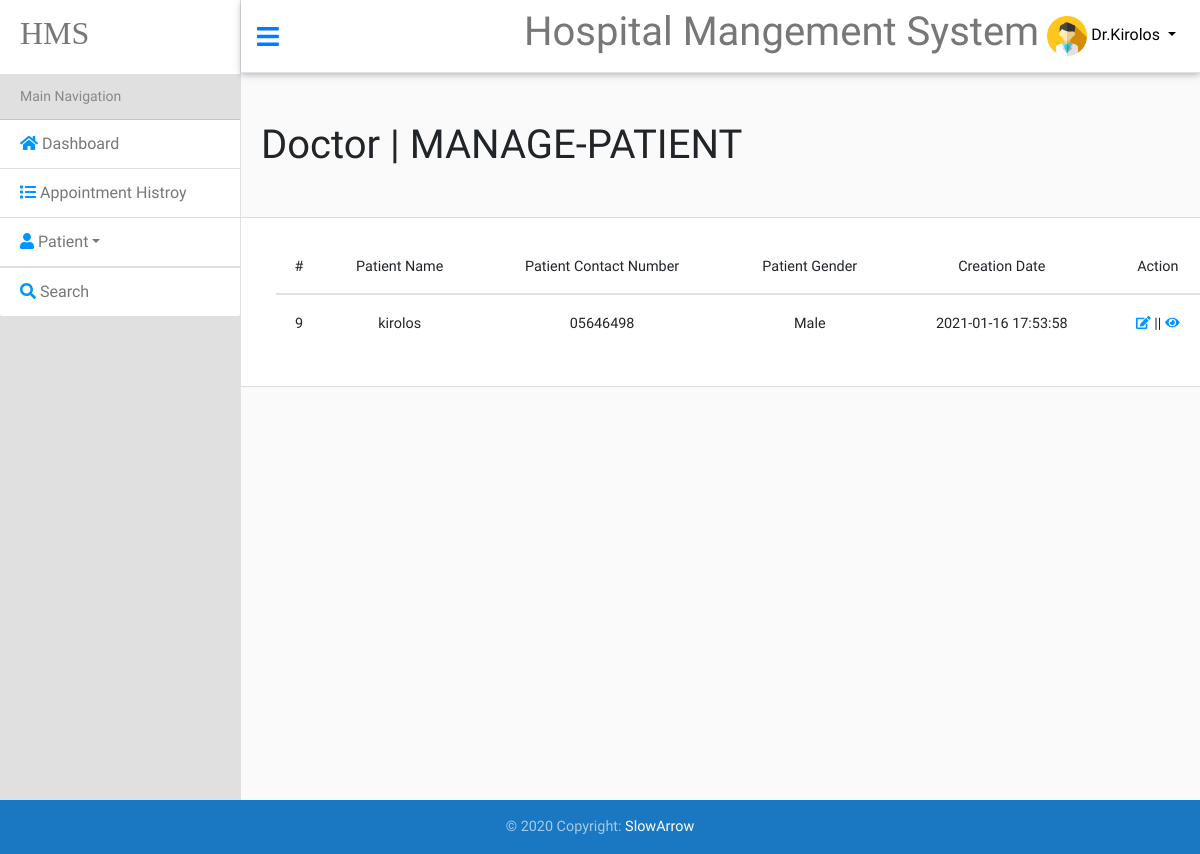
The app's page /System/Doctor/Manage-Patient.php (signed in) with its own data.
### tables this page shows
CREATE TABLE `patients` (
  `ID` int(11) NOT NULL,
  `Doc_ID` int(11) NOT NULL,
  `Patient_Name` varchar(255) NOT NULL,
  `Patient_Contact` varchar(255) NOT NULL,
  `Patient_Email` varchar(255) NOT NULL,
  `Patient_Gender` tinyint(1) NOT NULL,
  `Patient_Address` varchar(255) NOT NULL,
  `Patient_Age` int(11) NOT NULL,
  `Patient_mHistory` text NOT NULL,
  `Creation_Date` datetime NOT NULL
);

### System/Class/Helper.php (called while the page is built, shortened)
<?php
    class Helper{
        public function getPageName(){
            $curPageName = substr($_SERVER["SCRIPT_NAME"],strrpos($_SERVER["SCRIPT_NAME"],"/")+1);
            $curPageName = substr($curPageName,0,strpos($curPageName,"."));
            return $curPageName;
        }
    }
    $helper = new Helper();
?>

### System/Doctor/Database/Connection.php (called while the page is built, shortened)
<?php
    class Connection{
        function __construct($dbName = "Hospital_Mangement_System", $host = "localhost", $username = 'root', $pass = 'root', $options = []){
            try{
                $this->con = new PDO("mysql:host={$host};dbname={$dbName};charset=utf8",$username,$pass,$options);
            } catch(PDOException $e){
                throw new Exception($e->getMessage());
            }
        }
    }
?>

### System/Class/Patient.php (called while the page is built, shortened)
<?php
    require_once 'Database/Database.php';
    class Patient extends Database{
        public function getAllData($docID){
            $sql = 'SELECT * FROM Patients WHERE Doc_ID = ?';
            return $this->getRows($sql,[$docID]);
        }
    }
    $patient = new Patient();
?>

### System/Class/Doctor.php (called while the page is built, shortened)
<?php
    require_once "Database/Database.php";
    class Doctor extends Database{
        public function getData($Name){
            $sql = "SELECT * FROM doctors WHERE Name = ?";
            return $this->getRow($sql,[$Name]);
        }
    }
    $doc = new Doctor();
?>

### System/Doctor/Database/Database.php (called while the page is built, shortened)
<?php
    require_once "Connection.php";
    class Database extends Connection{
        public function getRow($sql,$para = []){
            try{
                $stmt = $this->con->prepare($sql);
                $stmt->execute($para);
                return $stmt->fetch();
            } catch(PDOException $e){
                throw new Exception($e->getMessage());
            }
        }
        public function getRows($sql,$para=[]){
            try{
                $stmt = $this->con->prepare($sql);
                $stmt->execute($para);
                return $stmt->fetchAll();
            } catch(PDOException $e){
                throw new Exception($e->getMessage());
            }
        }
    }

### System/Doctor/Manage-Patient.php (the view, shortened to what this page needs)
<?php
        include "init.php";
        if(isset($_SESSION['Doctor'])){
            include "../Class/Patient.php";
            include "../Class/Doctor.php";
            $DocID = $doc->getData($_SESSION['Doctor'])['ID'];
            $page = isset($_GET['page']) ? $_GET['page'] : -1;
            if($page == 'edit'){
                $id = isset($_GET['id']) ? intval($_GET['id']) : -1;
                if(!$patient->getSpecificData($id)){
                    echo "<h1 class='text-center' style='font-size:55px'>Error 404 :(</h1>";
                    $helper->redirect("Dashboard.php",2);
                }
                $patientData = $patient->getSpecificData($id);
                if($_SERVER["REQUEST_METHOD"]=="POST"){
                    if(empty($_POST['pname'])){
                        $pMsg = "Patient Name Mustn't Be Empty";
                        $formError[]= 'pname';
                    }
                    if(empty($_POST['cnumber'])){
                        $cnumMsg = "Contact Number Mustn't Be Empty";
                        $formError[]= 'cnumber';
                    }
                    if(empty($_POST['email'])){
                        $emailMsg = "Email Mustn't Be Empty";
                        $formError[]= 'Email';
                    }
                    if(empty($_POST['address'])){
                        $addressMsg = "Address Mustn't Be Empty";
                        $formError[]= 'address';
                    }
                    if(empty($_POST['age'])){
                        $ageMsg = "Age Mustn't Be Empty";
                        $formError[]= 'age';
                    }
                    if(empty($formError)){
                        $pname      = filter_var($_POST['pname'],FILTER_SANITIZE_STRING);
                        $coNum      = filter_var($_POST['cnumber'],FILTER_SANITIZE_NUMBER_INT);
                        $age        = filter_var($_POST['age'],FILTER_SANITIZE_NUMBER_FLOAT,FILTER_FLAG_ALLOW_FRACTION);
                        $address    = filter_var($_POST['address'],FILTER_SANITIZE_STRING);
                        $gender     = $_POST['gender'];
                        $email      = filter_var($_POST['email'],FILTER_SANITIZE_EMAIL);
                        $mHistroy   = filter_var($_POST['mhistory'],FILTER_SANITIZE_STRING);
                        if($patient->updatePatient($pname,$coNum,$email, $gender, $address, $age, $mHistroy,$id)){
                            $success = true;
                        } else {
                            $emailMsg = "This Email Already Exists";
                        }
                    }
                }
                ?>
                <div class='userPage'>
                <h1>Doctor | <?php echo strtoupper($helper->getPageName()); ?></h1>
                <div class='DashboardBox'>
                    <div class='container'>
                        <div class='EditBox'>
                            <h5>Edit Patient</h5>
                            <form action='<?php echo $_SERVER['PHP_SELF']. "?page=edit&id=$id"; ?>' method='POST'>
                            <?php if(isset($success)) echo "<span style='color:green;font-weight:bold;font-size:17px'>Patient Updated Successfully</span>"; ?>
                            <div class='form-group'>
                                <label for="#pname">Patient Name</label>
                                <input type="text" name='pname' id='pname' class='form-control' value='<?php echo $patientData['Patient_Name']; ?>'>
                                <?php if(isset($pMsg)) echo "<span style='color:red;'>".$pMsg."</span>"; ?>
                            </div>
                            <div class='form-group'>
                                <label for="#cnumber">Patient Contact No.</label>
                                <input type="text" name='cnumber' id='cnumber' class='form-control' value='<?php echo $patientData['Patient_Contact']; ?>'>
                                <?php if(isset($cnumMsg)) echo "<span style='color:red;'>".$cnumMsg."</span>"; ?>
                            </div>
                            <div class='form-group'>
                                <label for="#email">Patient Email</label>
                                <input type="email" name='email' id='email' class='form-control' value='<?php echo $patientData['Patient_Email']; ?>'>
                                <?php if(isset($emailMsg)) echo "<span style='color:red;'>".$emailMsg."</span>"; ?>
                            </div>
                            <label for="Gender">Gender</label>
                            <br>
                            <div class="custom-control custom-radio custom-control-inline">
                                <input <?php if($patientData['Patient_Gender']==0) echo "checked"; ?> type="radio" class="custom-control-input" value='0' id="male" name="gender">
                                <label class="custom-control-label" for="male">Male</label>
                            </div>
                            <div class="custom-control custom-radio custom-control-inline">
                                <input <?php if($patientData['Patient_Gender']==1) echo 'checked'; ?> type="radio" class="custom-control-input" value='1' id="female" name="gender">
                                <label class="custom-control-label" for="female">Female</label>
                            </div>
                            <br>
                            <br>
                            <div class='form-group'>
                                <label for="#address">Patient Address</label>
                                <input type="text" name='address' id='address' class='form-control' value='<?php echo $patientData['Patient_Address']; ?>'>
                                <?php if(isset($addressMsg)) echo "<span style='color:red;'>".$addressMsg."</span>"; ?>
                            </div>
                            <div class='form-group'>
                                <label for="#age">Patient Age</label>
                                <input type="text" name='age' id='age' class='form-control' value='<?php echo $patientData['Patient_Age']; ?>'>
                                <?php if(isset($ageMsg)) echo "<span style='color:red;'>".$ageMsg."</span>"; ?>
                            </div>
                            <div class='form-group'>
                                <label for="#mhistory">Medical History</label>
                                <textarea name='mhistory' id='mhistory' class='form-control' placeholder='Enter Patient Medical History(if any)'><?php echo $patientData['Patient_mHistory']; ?></textarea>
                            </div>
                            <input type='submit' value='Update' class="btn blue-gradient">
                        </form>
                        </div>
                    </div>
                </div>
                </div>
            </div>
                <?php
            } else {
    ?>
        <div class='userPage'>
            <h1>Doctor | <?php echo strtoupper($helper->getPageName()); ?></h1>
            <div class='DashboardBox'>
                <div class='container Appointment'>
                    <div class='table-responsive'>
                    <table class='table table-hover'>
                        <thead>
                            <tr>
                                <th scope='col'>#</th>
                                <th scope='col'>Patient Name</th>
                                <th scope='col'>Patient Contact Number</th>
                                <th scope='col'>Patient Gender</th>
                                <th scope='col'>Creation Date</th>
                                <th scope='col'>Action</th>
                            </tr>
                        </thead>
                        <tbody>
                            <?php
                                foreach($patient->getAllData($DocID) as $data){
                                    $gender = $data['Patient_Gender']==0? 'Male' : 'Female';
                                    echo "<tr>";
                                        echo "<td>".$data['ID']."</td>";
                                        echo "<td>".$data['Patient_Name']."</td>";
                                        echo "<td>".$data['Patient_Contact']."</td>";
                                        echo "<td>".$gender."</td>";
                                        echo "<td>".$data['Creation_Date']."</td>";
                                        echo "<td><a href='?page=edit&id=".$data['ID']."'><i style='color:#0095FF;font-size:13px' class='fa fa-edit'></i></a> || <a href='?page=view&id=".$data['ID']."'><i class='fa fa-eye' style='color:#0095FF;font-size:13px'><i></td>";
                                    echo "</tr>";
                                }
                            ?>
                        </tbody>
                    </table>
                    </div>
                </div>
            </div>
        </div>
    </div>
    </div>
<footer class="page-footer font-small blue">
  <div class="footer-copyright text-center py-3">© 2020 Copyright:
    <a href="https://www.facebook.com/Kirolos.Yossef23" target='_blank'>SlowArrow</a>
  </div>
</footer>
<?php }
    }
    else {
        $helper->redirect("http://127.0.0.1/Hospital%20Mangement%20System/");
    }
    include $tpl . "footer.php";
    ?>

### System/Doctor/Design/Css/style.css (style rules this page uses)
* { font-family: 'Ropa Sans', sans-serif; box-sizing: border-box; }
.userPage h1 { margin:48px 20px; }
.userPage .DashboardBox { width:100%; background:#FFF; border-top:1px solid #DDD; border-bottom:1px solid #DDD; }
.userPage .DashboardBox svg { text-align: center; font-size: 40px; }
.userPage .DashboardBox .container { margin: 20px !important; }
.userPage .DashboardBox .Appointment { text-align: center;; }
.userPage .DashboardBox .Appointment a { color:#F00 }

### records on screen
patients: ID "9", Patient_Name "kirolos", Patient_Contact "05646498", Patient_Gender "Male", Creation_Date "2021-01-16 17:53:58"

### other values on screen
$_SESSION['Doctor'] "Kirolos"
$helper->getPageName() "MANAGE-PATIENT"
